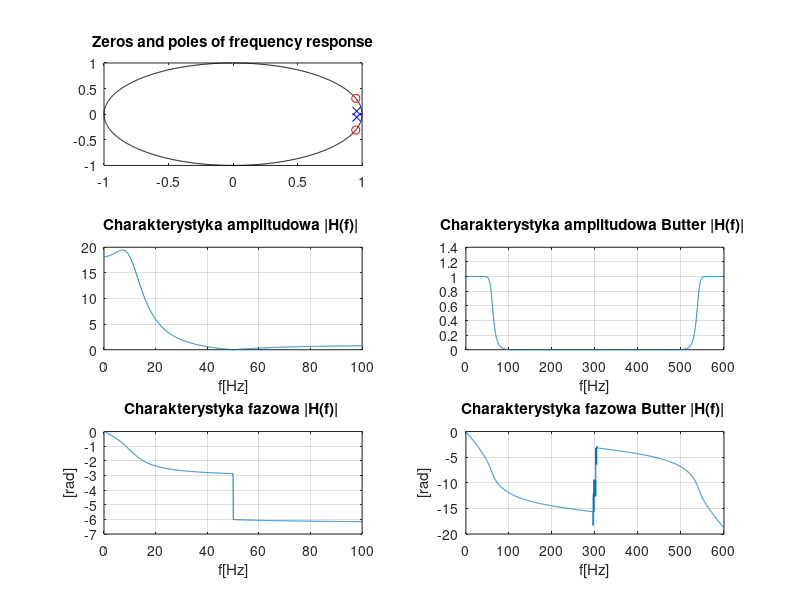

MATLAB code for this plot:
%plik zera_bieguny.m

% IIR filter design; metoda zer i biegonow

clear all;clf;subplot(1,1,1);
fs=1000; % f probkowania

% zera i bieguny tranmitnacji H(z)

fz=[50]; % czestotliowsc zera
fp = [10]; % czes bieguna
Rz =[1]; % modul dla zera
Rp=[0.96]; % modul dla bieguna
fmax=100;df=0.1; % parmetry dla transformaty Furiera

% zeposolone wartosci ze i biegunow
fi_z= 2*pi*fz/fs;  % katy dla zera
fi_p =2*pi*fp/fs;  % katy dla biegunow
z=Rz.*exp(j*fi_z); % zero w gornej polpaszczyznie
p=Rp.*exp(j*fi_p); % bieguny w gornej polplaszczynie
z=[z conj(z)]; % zero + zero sprzezone
p=[p conj(p)]; % bieguny + bieguny sprzezone

% zera i bieguny na plaszczyznie z (wykres)

NP = 1000;
fi=2*pi*(0:NP-1)/NP;
s = sin(fi);c =cos(fi);
%zplane(z',p')
subplot(3,2,1)
plot(s,c,'-k',real(z),imag(z),'or',real(p),imag(p),'xb');
title('Zeros and poles of frequency response');


%obliczenie wspolczynikow {a} {b}
wzm = 1;
[b,a]=zp2tf(z',p',wzm);

% obliczenie funkcji tranmitancji ({b,a} -> H(f) )
f=0:df:fmax;
w=2*pi*f;   %pulsacja
wn= 2*pi*f/fs;  % pulsacja znormalizowana

H=freqz(b,a,wn);
Habs=abs(H);
HdB=20*log10(Habs);
Hfa = unwrap(angle(H));

subplot(3,2,3)
plot(f,Habs); grid on; xlabel('f[Hz]');
title('Charakterystyka amplitudowa |H(f)| ')

subplot(3,2,5)
plot(f,Hfa);grid on; title('Kat H(f)');xlabel('f[Hz]');ylabel('[rad]');
title('Charakterystyka fazowa |H(f)| ')
% zad uzyc funckji butter filtr dolnoprzepustowy
f_gr = 60;   % rzad filtru IIR
rzad_filtru = 10;  % czestotliwosc graniczna filtru
fs=600;   % czestotilowsc probkowania
N = 1200;   % liczba probek


[b,a] = butter(rzad_filtru,f_gr/(fs/2) ); # otrzymanie wspolczynnikow filtru butterwortha

f=0:df:fs;
w=2*pi*f;   %pulsacja
wn= 2*pi*f/fs;  % pulsacja znormalizowana

H=freqz(b,a,wn); # charakterystyka czestotilowsc
Habs=abs(H); # charakterystyka amplitudowa
Hfa = unwrap(angle(H)); # charakterystyka fazowa

subplot(3,2,4)
plot(f,Habs ); grid on; xlabel('f[Hz]');
title('Charakterystyka amplitudowa Butter |H(f)| ')

subplot(3,2,6)
plot(f,Hfa);grid on; title('Kat H(f)');xlabel('f[Hz]');ylabel('[rad]');
title('Charakterystyka fazowa Butter |H(f)| ')

